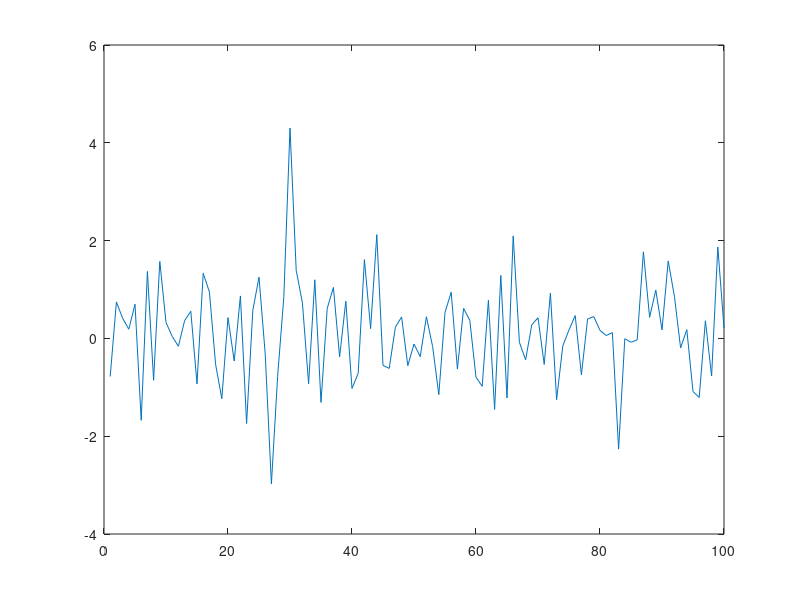
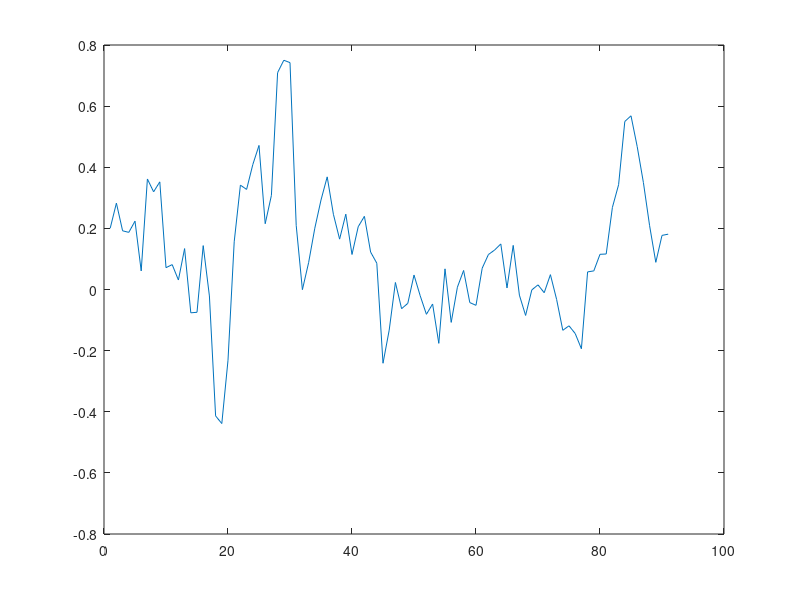
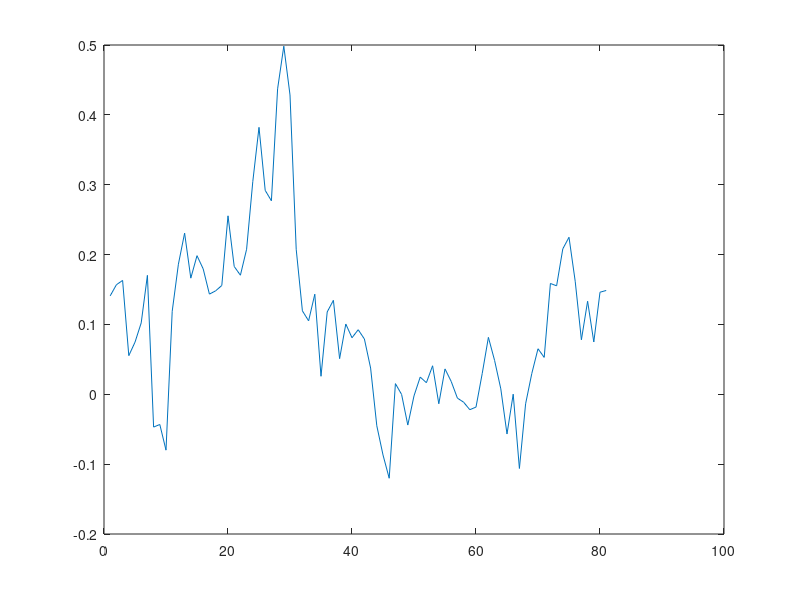
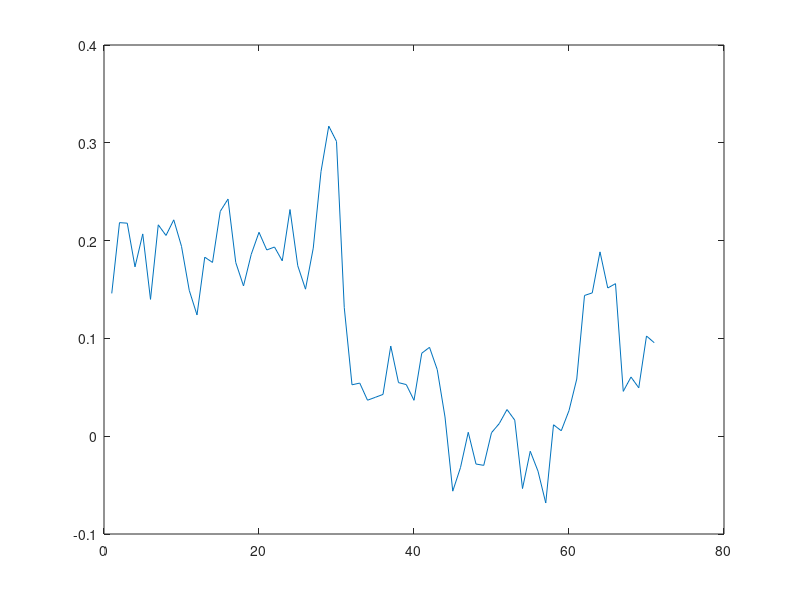

MATLAB code to generate these figures, in order:
clear all
close all
clc

% Parameters
M = 10:10:50;

x = randn(100, 1);
figure
plot(x);

for i=1:length(M)

current_M = M(i);
h = 1/current_M*ones(current_M, 1);

y = conv2(x(:), h(:), 'valid');

figure
title(sprintf('M=%d', M));
plot(y)

end